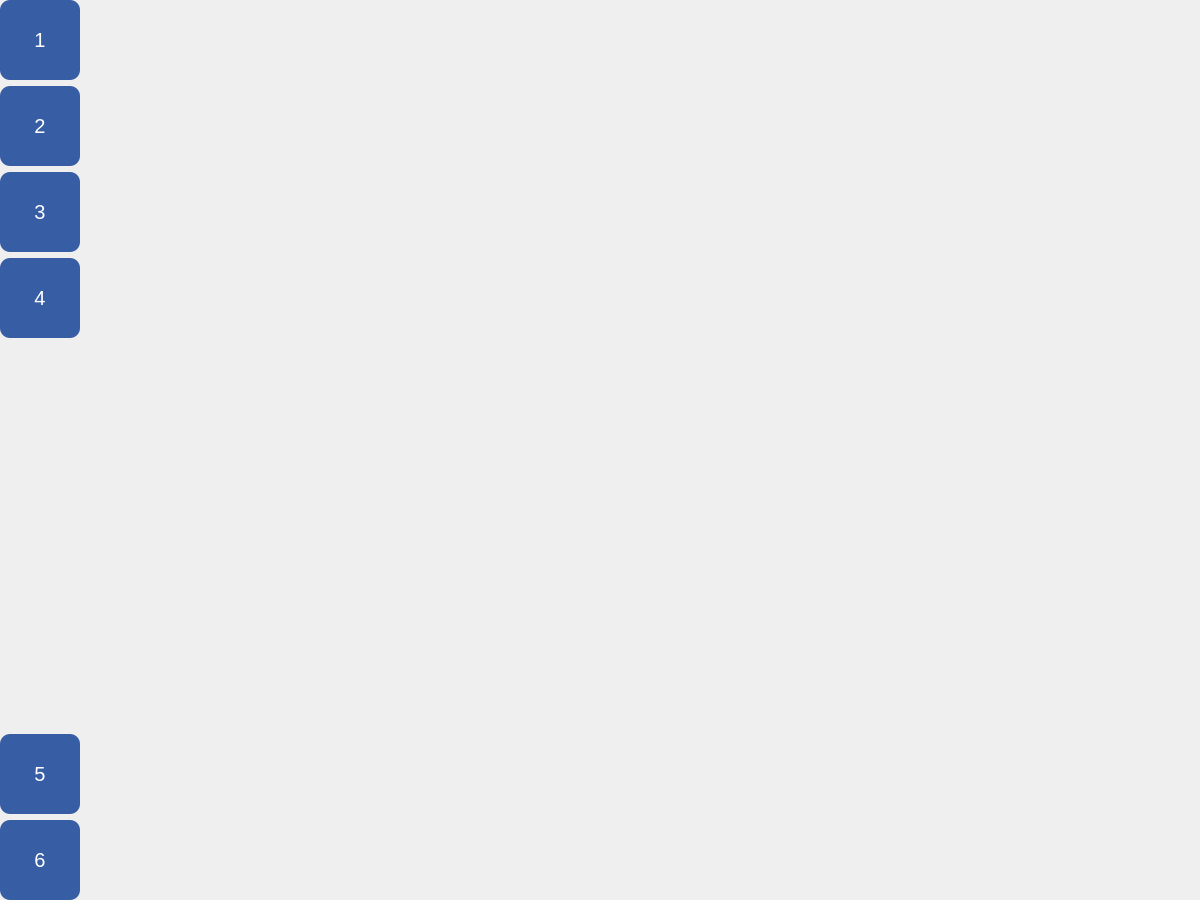
<?xml version="1.0" encoding="UTF-8"?>
<ui version="4.0">
 <class>MainWindow</class>
 <widget class="QMainWindow" name="MainWindow">
  <property name="geometry">
   <rect>
    <x>0</x>
    <y>0</y>
    <width>1200</width>
    <height>900</height>
   </rect>
  </property>
  <property name="minimumSize">
   <size>
    <width>1200</width>
    <height>900</height>
   </size>
  </property>
  <property name="windowTitle">
   <string>MainWindow</string>
  </property>
  <property name="styleSheet">
   <string notr="true"/>
  </property>
  <widget class="QWidget" name="total">
   <property name="styleSheet">
    <string notr="true">#menu{
background-color:#375DA5
}
#right{
background:#D2DFEF
}
#main,#mainPage&gt;QWidget{
background: #EDF2F8
}


</string>
   </property>
   <layout class="QGridLayout" name="gridLayout" rowstretch="0">
    <property name="sizeConstraint">
     <enum>QLayout::SetDefaultConstraint</enum>
    </property>
    <property name="leftMargin">
     <number>0</number>
    </property>
    <property name="topMargin">
     <number>0</number>
    </property>
    <property name="rightMargin">
     <number>0</number>
    </property>
    <property name="bottomMargin">
     <number>0</number>
    </property>
    <property name="horizontalSpacing">
     <number>0</number>
    </property>
    <property name="verticalSpacing">
     <number>6</number>
    </property>
    <item row="0" column="0">
     <widget class="QWidget" name="menu" native="true">
      <property name="sizePolicy">
       <sizepolicy hsizetype="Preferred" vsizetype="Preferred">
        <horstretch>0</horstretch>
        <verstretch>0</verstretch>
       </sizepolicy>
      </property>
      <property name="minimumSize">
       <size>
        <width>80</width>
        <height>80</height>
       </size>
      </property>
      <property name="font">
       <font>
        <pointsize>9</pointsize>
       </font>
      </property>
      <property name="focusPolicy">
       <enum>Qt::NoFocus</enum>
      </property>
      <property name="styleSheet">
       <string notr="true">QPushButton{
border:none;
border-radius:10px;
background-color:#375DA5;
color:white;
font: 15pt;
}
QPushButton:hover{
font:10pt;
/*background-color:#698ED2*/
}
QPushButton:pressed{
background-color:#12316B
}
</string>
      </property>
      <layout class="QVBoxLayout" name="verticalLayout">
       <property name="sizeConstraint">
        <enum>QLayout::SetDefaultConstraint</enum>
       </property>
       <property name="leftMargin">
        <number>0</number>
       </property>
       <property name="topMargin">
        <number>0</number>
       </property>
       <property name="rightMargin">
        <number>0</number>
       </property>
       <property name="bottomMargin">
        <number>0</number>
       </property>
       <item>
        <widget class="QPushButton" name="menu_env">
         <property name="sizePolicy">
          <sizepolicy hsizetype="Preferred" vsizetype="Expanding">
           <horstretch>0</horstretch>
           <verstretch>0</verstretch>
          </sizepolicy>
         </property>
         <property name="maximumSize">
          <size>
           <width>16777215</width>
           <height>80</height>
          </size>
         </property>
         <property name="styleSheet">
          <string notr="true"/>
         </property>
         <property name="text">
          <string>1</string>
         </property>
        </widget>
       </item>
       <item>
        <widget class="QPushButton" name="menu_dev">
         <property name="sizePolicy">
          <sizepolicy hsizetype="Minimum" vsizetype="Expanding">
           <horstretch>0</horstretch>
           <verstretch>0</verstretch>
          </sizepolicy>
         </property>
         <property name="maximumSize">
          <size>
           <width>16777215</width>
           <height>80</height>
          </size>
         </property>
         <property name="text">
          <string>2</string>
         </property>
        </widget>
       </item>
       <item>
        <widget class="QPushButton" name="menu_data">
         <property name="sizePolicy">
          <sizepolicy hsizetype="Preferred" vsizetype="Expanding">
           <horstretch>0</horstretch>
           <verstretch>0</verstretch>
          </sizepolicy>
         </property>
         <property name="maximumSize">
          <size>
           <width>16777215</width>
           <height>80</height>
          </size>
         </property>
         <property name="text">
          <string>3</string>
         </property>
        </widget>
       </item>
       <item>
        <widget class="QPushButton" name="menu_net">
         <property name="sizePolicy">
          <sizepolicy hsizetype="Preferred" vsizetype="Expanding">
           <horstretch>0</horstretch>
           <verstretch>0</verstretch>
          </sizepolicy>
         </property>
         <property name="maximumSize">
          <size>
           <width>16777215</width>
           <height>80</height>
          </size>
         </property>
         <property name="text">
          <string>4</string>
         </property>
        </widget>
       </item>
       <item>
        <spacer name="verticalSpacer">
         <property name="orientation">
          <enum>Qt::Vertical</enum>
         </property>
         <property name="sizeHint" stdset="0">
          <size>
           <width>20</width>
           <height>200</height>
          </size>
         </property>
        </spacer>
       </item>
       <item>
        <widget class="QPushButton" name="user">
         <property name="sizePolicy">
          <sizepolicy hsizetype="Preferred" vsizetype="Expanding">
           <horstretch>0</horstretch>
           <verstretch>0</verstretch>
          </sizepolicy>
         </property>
         <property name="maximumSize">
          <size>
           <width>16777215</width>
           <height>80</height>
          </size>
         </property>
         <property name="text">
          <string>5</string>
         </property>
        </widget>
       </item>
       <item>
        <widget class="QPushButton" name="menu_exit">
         <property name="sizePolicy">
          <sizepolicy hsizetype="Preferred" vsizetype="Expanding">
           <horstretch>0</horstretch>
           <verstretch>0</verstretch>
          </sizepolicy>
         </property>
         <property name="maximumSize">
          <size>
           <width>16777215</width>
           <height>80</height>
          </size>
         </property>
         <property name="text">
          <string>6</string>
         </property>
        </widget>
       </item>
      </layout>
     </widget>
    </item>
    <item row="0" column="1">
     <widget class="QWidget" name="right" native="true">
      <property name="sizePolicy">
       <sizepolicy hsizetype="Preferred" vsizetype="Preferred">
        <horstretch>0</horstretch>
        <verstretch>0</verstretch>
       </sizepolicy>
      </property>
      <property name="styleSheet">
       <string notr="true"/>
      </property>
      <layout class="QGridLayout" name="gridLayout_2">
       <property name="leftMargin">
        <number>20</number>
       </property>
       <property name="topMargin">
        <number>20</number>
       </property>
       <property name="rightMargin">
        <number>20</number>
       </property>
       <property name="bottomMargin">
        <number>20</number>
       </property>
       <item row="0" column="0">
        <widget class="QWidget" name="main" native="true">
         <property name="styleSheet">
          <string notr="true">#main{
border-radius:25px;
}</string>
         </property>
         <layout class="QGridLayout" name="gridLayout_3">
          <property name="leftMargin">
           <number>10</number>
          </property>
          <property name="topMargin">
           <number>10</number>
          </property>
          <property name="rightMargin">
           <number>10</number>
          </property>
          <property name="bottomMargin">
           <number>10</number>
          </property>
          <item row="0" column="0">
           <widget class="QStackedWidget" name="mainPage">
            <property name="sizePolicy">
             <sizepolicy hsizetype="Preferred" vsizetype="Preferred">
              <horstretch>0</horstretch>
              <verstretch>0</verstretch>
             </sizepolicy>
            </property>
            <property name="styleSheet">
             <string notr="true"/>
            </property>
            <property name="currentIndex">
             <number>1</number>
            </property>
            <widget class="QWidget" name="page">
             <property name="styleSheet">
              <string notr="true"/>
             </property>
            </widget>
            <widget class="QWidget" name="page_2"/>
           </widget>
          </item>
         </layout>
        </widget>
       </item>
      </layout>
     </widget>
    </item>
   </layout>
  </widget>
 </widget>
 <resources/>
 <connections/>
</ui>
